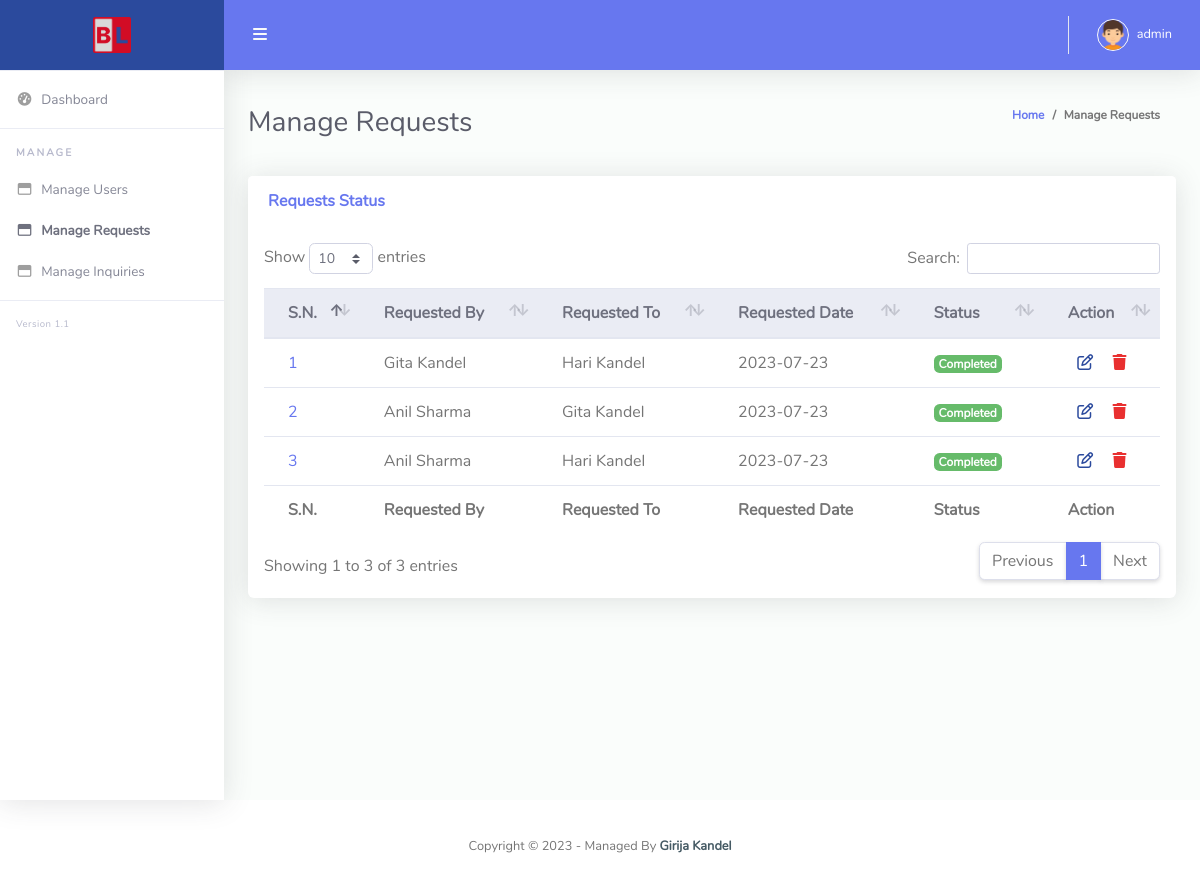
The page /admin/manage_requests.php (signed in) on the database its author committed.
### tables this page shows
CREATE TABLE `requests` (
  `id` int(11) NOT NULL,
  `requested_by` int(11) NOT NULL,
  `requested_to` int(11) NOT NULL,
  `requested_date` date NOT NULL,
  `status` enum('Pending','Accepted by Donor','Donated') NOT NULL,
  `created_at` timestamp NOT NULL DEFAULT current_timestamp(),
  `updated_at` timestamp NOT NULL DEFAULT current_timestamp() ON UPDATE current_timestamp()
);

CREATE TABLE `users` (
  `id` int(11) NOT NULL,
  `name` varchar(255) NOT NULL,
  `province` varchar(255) NOT NULL,
  `district` varchar(30) NOT NULL,
  `municipality` varchar(30) NOT NULL,
  `ward` int(11) NOT NULL,
  `dob` date NOT NULL,
  `gender` enum('Male','Female','Other') NOT NULL,
  `email` varchar(255) NOT NULL,
  `password` varchar(255) NOT NULL,
  `blood` enum('A+','A-','B+','B-','AB+','AB-','O+','O-') NOT NULL,
  `phone` varchar(20) NOT NULL,
  `lastdonation` date DEFAULT NULL,
  `profile` varchar(255) DEFAULT NULL,
  `role` enum('Receiver','Donor','Both') NOT NULL,
  `status` enum('Active','Inactive') NOT NULL,
  `token` varchar(255) DEFAULT NULL,
  `created_at` timestamp NOT NULL DEFAULT current_timestamp(),
  `updated_at` timestamp NOT NULL DEFAULT current_timestamp() ON UPDATE current_timestamp()
);

### admin/manage_requests.php (the view, shortened to what this page needs)
<!DOCTYPE html>
<html lang="en">
<head>
</head>
<body id="page-top">
    <?php
    include "..\connection.php";
    ?>
    <div id="wrapper">
        <ul class="navbar-nav sidebar sidebar-light accordion" id="accordionSidebar">
            <a class="sidebar-brand d-flex align-items-center justify-content-center" href="index.html">
                <div class="sidebar-brand-icon">
                    <img src="img/logo/bl.png">
                </div>
            </a>
            <hr class="sidebar-divider my-0">
            <li class="nav-item">
                <a class="nav-link" href="index.php">
                    <i class="fas fa-fw fa-tachometer-alt"></i>
                    <span>Dashboard</span></a>
            </li>
            <hr class="sidebar-divider">
            <div class="sidebar-heading">
                Manage
            </div>
            <li class="nav-item">
                <a class="nav-link collapsed" href="manage_users.php">
                    <i class="far fa-fw fa-window-maximize"></i>
                    <span>Manage Users</span>
                </a>
            </li>
            <li class="nav-item active">
                <a class="nav-link collapsed" href="#">
                    <i class="far fa-fw fa-window-maximize"></i>
                    <span>Manage Requests</span>
                </a>
            </li>
            <li class="nav-item">
                <a class="nav-link collapsed" href="manage_inquiries.php">
                    <i class="far fa-fw fa-window-maximize"></i>
                    <span>Manage Inquiries</span>
                </a>
            </li>
            <hr class="sidebar-divider">
            <div class="version" id="version-ruangadmin"></div>
        </ul>
        <div id="content-wrapper" class="d-flex flex-column">
            <div id="content">
                <nav class="navbar navbar-expand navbar-light bg-navbar topbar mb-4 static-top">
                    <button id="sidebarToggleTop" class="btn btn-link rounded-circle mr-3">
                        <i class="fa fa-bars"></i>
                    </button>
                    <ul class="navbar-nav ml-auto">
                        <?php
                        $sql = "SELECT * FROM `admin` WHERE id=" . $_SESSION['adminId'];
                        $res = mysqli_query($conn, $sql);
                        $result = mysqli_fetch_array($res);
                        ?>
                        <li class="nav-item dropdown no-arrow">
                            <a class="nav-link dropdown-toggle" href="#" id="userDropdown" role="button"
                                data-toggle="dropdown" aria-haspopup="true" aria-expanded="false">
                                <img class="img-profile rounded-circle" src="img/boy.png" style="max-width: 60px">
                                <span class="ml-2 d-none d-lg-inline text-white small">
                                    <?php echo $result['username'] ?>
                                </span>
                            </a>
                        </li>
                    </ul>
                </nav>
                <div class="container-fluid" id="container-wrapper">
                    <div class="d-sm-flex align-items-center justify-content-between mb-4">
                        <h1 class="h3 mb-0 text-gray-800">Manage Requests</h1>
                        <ol class="breadcrumb">
                            <li class="breadcrumb-item"><a href="./">Home</a></li>
                            <li class="breadcrumb-item active" aria-current="page">Manage Requests</li>
                        </ol>
                    </div>
                    <div class="row mb-3">
                        <div class="col-lg-12">
                            <div class="card mb-4">
                                <div
                                    class="card-header py-3 d-flex flex-row align-items-center justify-content-between">
                                    <h6 class="m-0 font-weight-bold text-primary">Requests Status</h6>
                                </div>
                                <div class="table-responsive p-3">
                                    <table class="table align-items-center table-flush" id="dataTable">
                                        <thead class="thead-light">
                                            <tr>
                                                <th>S.N.</th>
                                                <th>Requested By</th>
                                                <th>Requested To</th>
                                                <th>Requested Date</th>
                                                <th>Status</th>
                                                <th>Action</th>
                                            </tr>
                                        </thead>
                                        <tfoot>
                                            <tr>
                                                <th>S.N.</th>
                                                <th>Requested By</th>
                                                <th>Requested To</th>
                                                <th>Requested Date</th>
                                                <th>Status</th>
                                                <th>Action</th>
                                            </tr>
                                        </tfoot>
                                        <tbody>
                                            <?php
                                            $sql = "SELECT * FROM `requests` LIMIT 10";
                                            $res = $conn->query($sql);
                                            $counter = 0;
                                            while ($row = $res->fetch_assoc()) {
                                                $status = $row['status'];
                                                if ($status == 'Pending') {
                                                    $badge = '<span class="badge badge-warning">Pending</span>';
                                                } else if ($status == 'Accepted by Donor') {
                                                    $badge = '<span class="badge badge-success">Accepted</span>';
                                                } else if ($status == 'Rejected') {
                                                    $badge = '<span class="badge badge-danger">Rejected</span>';
                                                } elseif ($status == 'Donated') {
                                                    $badge = '<span class="badge badge-success">Completed</span>';
                                                }
                                                $sql1 = "SELECT * FROM `users` WHERE id=" . $row['requested_by'];
                                                $res1 = $conn->query($sql1);
                                                $row1 = $res1->fetch_assoc();
                                                $sql2 = "SELECT * FROM `users` WHERE id=" . $row['requested_to'];
                                                $res2 = $conn->query($sql2);
                                                $row2 = $res2->fetch_assoc();
                                                ?>
                                                <tr>
                                                    <td><a href="#">
                                                            <?php echo ++$counter ?>
                                                        </a></td>
                                                    <td>
                                                        <?php echo $row1['name'] ?>
                                                    </td>
                                                    <td>
                                                        <?php echo $row2['name'] ?>
                                                    </td>
                                                    <td>
                                                        <?php echo $row['requested_date'] ?>
                                                    </td>
                                                    <td>
                                                        <?php echo $badge ?>
                                                    </td>
                                                    <td class="text-center">
                                                        <a class="edit_item" href="" data-bs-toggle="tooltip" title=""
                                                            data-bs-original-title="Edit" data-toggle="modal"
                                                            data-target="#editRequest_<?= $row['id'] ?>"><i
                                                                class="fa-regular fa-pen-to-square"
                                                                style="color: #2B4A9D;"></i></a>
                                                        <a class="delete_item" onclick="confirmDelete(<?= $row['id'] ?>)"><i
                                                                class="fa-sharp fa-solid fa-trash"
                                                                style="color: #e93030;padding-left:15px;"></i></a>
                                                    </td>
                                                </tr>
                                                    <?php
                                            }
                                            ?>
                                        </tbody>
                                    </table>
                                </div>
                            </div>
                        </div>
                    </div>
                </div>
            </div>
        </div>
    </div>
</body>
</html>

### rows shown on the page
requests: requested_by.name "Gita Kandel", requested_to.name "Hari Kandel", requested_date "2023-07-23", status "Completed"
requests: requested_by.name "Anil Sharma", requested_to.name "Gita Kandel", requested_date "2023-07-23", status "Completed"
requests: requested_by.name "Anil Sharma", requested_to.name "Hari Kandel", requested_date "2023-07-23", status "Completed"

### other values the page prints
$result['username'] "admin"
